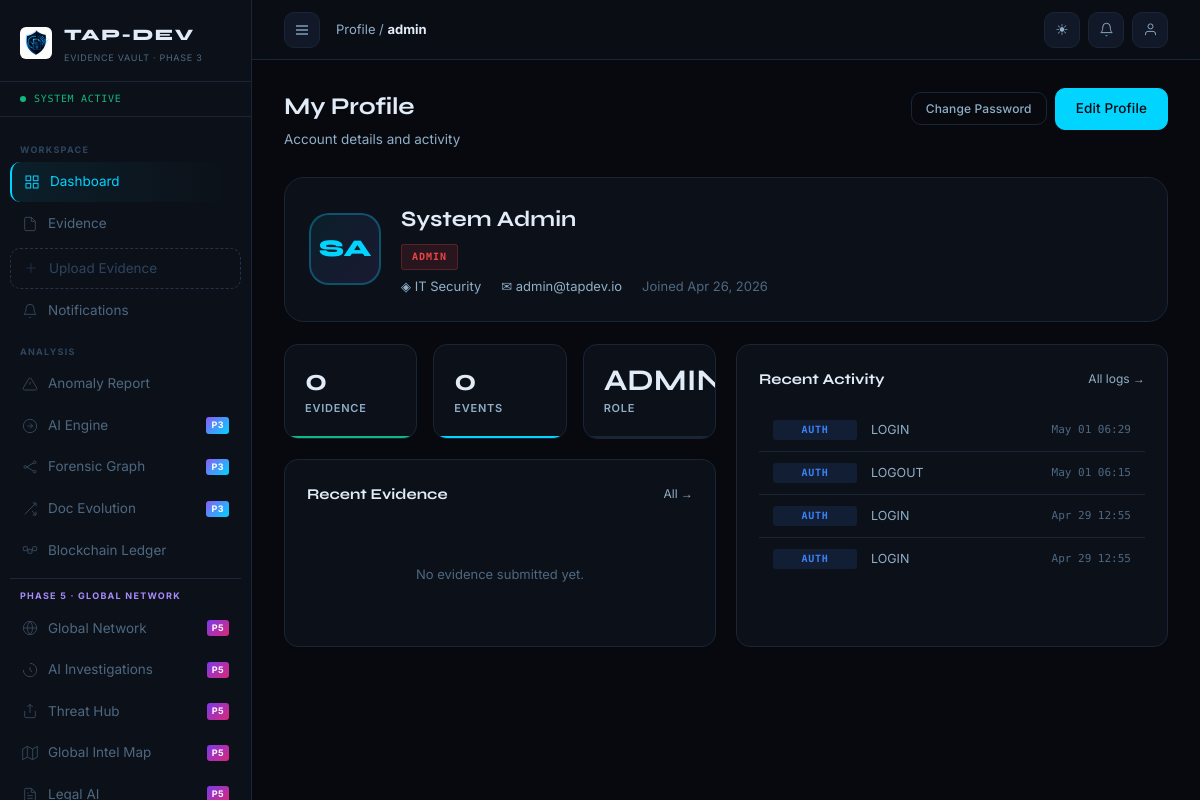
/profile/ (signed in), run on the app's committed database.
### apps/users/models.py (models this page shows, shortened)
class UserProfile(models.Model):
    ROLE_CHOICES = [
        ('SUBMITTER', 'Submitter'),
        ('ANALYST',   'Analyst'),
        ('ADMIN',     'Admin'),
    ]
    THEME_CHOICES = [('dark','Dark'),('light','Light'),('auto','Auto')]
    user            = models.OneToOneField(User, on_delete=models.CASCADE, related_name='profile')
    role            = models.CharField(max_length=20, choices=ROLE_CHOICES, default='SUBMITTER')
    department      = models.CharField(max_length=100, blank=True)
    organization    = models.CharField(max_length=150, blank=True)
    phone           = models.CharField(max_length=30, blank=True)
    bio             = models.TextField(blank=True)
    profile_image   = models.ImageField(upload_to=profile_image_path, null=True, blank=True)
    theme           = models.CharField(max_length=10, choices=THEME_CHOICES, default='dark')
    is_approved     = models.BooleanField(default=True)
    two_fa_enabled  = models.BooleanField(default=False)
    email_notifs    = models.BooleanField(default=True)
    created_at      = models.DateTimeField(auto_now_add=True)
    last_seen       = models.DateTimeField(null=True, blank=True)
    class Meta:
        db_table = 'tap_user_profiles'
    def get_avatar_initials(self):
        fn = self.user.first_name[:1] if self.user.first_name else ''
        ln = self.user.last_name[:1]  if self.user.last_name  else ''
        return (fn + ln).upper() or self.user.username[:2].upper()

class ActivityLog(models.Model):
    CATEGORY_CHOICES = [
        ('AUTH',      'Authentication'),
        ('EVIDENCE',  'Evidence'),
        ('ADMIN',     'Admin'),
        ('PROFILE',   'Profile'),
        ('REPORT',    'Report'),
        ('BLOCKCHAIN','Blockchain'),
        ('SYSTEM',    'System'),
    ]
    user       = models.ForeignKey(User, on_delete=models.SET_NULL, null=True, related_name='activity_logs')
    action     = models.CharField(max_length=100)
    category   = models.CharField(max_length=20, choices=CATEGORY_CHOICES, default='SYSTEM')
    detail     = models.TextField(blank=True)
    ip_address = models.GenericIPAddressField(null=True, blank=True)
    timestamp  = models.DateTimeField(auto_now_add=True)
    metadata   = models.JSONField(default=dict, blank=True)
    class Meta:
        db_table = 'tap_activity_logs'
        ordering = ['-timestamp']

### apps/users/profile_views.py (the view)
# urls.py: path('',     profile_views.profile_view, name='view'),
@login_required
def profile_view(request):
    from apps.evidence.models import Evidence
    from apps.events.models import Event
    from .models import ActivityLog
    evidences = Evidence.objects.filter(uploader=request.user).order_by('-created_at')[:5]
    recent_logs = ActivityLog.objects.filter(user=request.user).order_by('-timestamp')[:10]
    return render(request, 'profile/view.html', {
        'evidences': evidences,
        'recent_logs': recent_logs,
        'ev_count': Evidence.objects.filter(uploader=request.user).count(),
        'event_count': Event.objects.filter(actor=request.user).count(),
    })

### apps/notifications/context_processors.py (called while the page is built)
def notifications_ctx(request):
    if request.user.is_authenticated:
        count = request.user.notifications.filter(is_read=False).count()
        return {'unread_notifications': count}
    return {'unread_notifications': 0}

### templates/profile/view.html (shortened to what this page needs)
{% extends 'base.html' %}{% block title %}My Profile{% endblock %}{% block nav_dash %}active{% endblock %}
{% block breadcrumb %}Profile / <strong>{{ request.user.username }}</strong>{% endblock %}
{% block content %}
<div class="page-header">
  <div><h1 class="page-title">My Profile</h1><p class="page-sub">Account details and activity</p></div>
  <div class="header-actions">
    <a href="{% url 'users:change_password' %}" class="btn btn-ghost btn-sm">Change Password</a>
    <a href="{% url 'profile:edit' %}" class="btn btn-primary">Edit Profile</a>
  </div>
</div>
<div class="profile-header">
  <div class="profile-avatar-lg">
    {% if request.user.profile.profile_image %}<img src="{{ request.user.profile.profile_image.url }}" alt="">{% else %}{{ request.user.profile.get_avatar_initials }}{% endif %}
  </div>
  <div class="profile-info">
    <div class="profile-name">{{ request.user.get_full_name|default:request.user.username }}</div>
    <div class="profile-role" style="margin-top:6px"><span class="role-badge role-{{ request.user.profile.role|lower }}">{{ request.user.profile.role }}</span></div>
    <div class="profile-meta">
      {% if request.user.profile.department %}<div class="pm-item">◈ {{ request.user.profile.department }}</div>{% endif %}
      {% if request.user.email %}<div class="pm-item">✉ {{ request.user.email }}</div>{% endif %}
      <div class="pm-item text-dim">Joined {{ request.user.date_joined|date:"M d, Y" }}</div>
    </div>
  </div>
</div>
<div class="two-col">
  <div>
    <div class="stats-grid stats-grid-3" style="margin-bottom:20px">
      <div class="stat-card green-border"><div class="stat-num">{{ ev_count }}</div><div class="stat-label">Evidence</div></div>
      <div class="stat-card accent-border"><div class="stat-num">{{ event_count }}</div><div class="stat-label">Events</div></div>
      <div class="stat-card"><div class="stat-num">{{ request.user.profile.role }}</div><div class="stat-label">Role</div></div>
    </div>
    <div class="card"><div class="card-head"><h2 class="card-title">Recent Evidence</h2><a href="{% url 'evidence:list' %}" class="card-link">All →</a></div>
      {% for ev in evidences %}<a href="{% url 'evidence:detail' ev.pk %}" style="display:flex;gap:10px;padding:10px 0;border-bottom:1px solid var(--border);color:var(--text);align-items:center;"><div style="flex:1"><div class="fw-500" style="font-size:13px">{{ ev.title|truncatechars:30 }}</div><div class="text-xs text-dim">{{ ev.created_at|date:"M d, Y" }}</div></div><span class="status-badge {{ ev.get_status_class }}">{{ ev.status }}</span><span class="trust-chip {{ ev.get_trust_class }}">{{ ev.trust_score }}</span></a>
      {% empty %}<div class="empty-state"><p>No evidence submitted yet.</p></div>{% endfor %}
    </div>
  </div>
  <div class="card"><div class="card-head"><h2 class="card-title">Recent Activity</h2><a href="{% url 'audit:logs' %}" class="card-link">All logs →</a></div>
    {% for log in recent_logs %}<div class="audit-row"><span class="audit-cat cat-{{ log.category|lower }}">{{ log.category }}</span><span class="audit-action">{{ log.action }}</span><span class="audit-time">{{ log.timestamp|date:"M d H:i" }}</span></div>
    {% empty %}<div class="empty-state"><p>No activity recorded.</p></div>{% endfor %}
  </div>
</div>{% endblock %}

### data on the page
ActivityLog: category "AUTH", action "LOGIN", timestamp "May 01 06:29"
ActivityLog: category "AUTH", action "LOGOUT", timestamp "May 01 06:15"
ActivityLog: category "AUTH", action "LOGIN", timestamp "Apr 29 12:55"
ActivityLog: category "AUTH", action "LOGIN", timestamp "Apr 29 12:55"

### other printed values
{{ request.user.username }} "admin"
{{ request.user.profile.get_avatar_initials }} "SA"
{{ request.user.get_full_name|default:request.user.username }} "System Admin"
{{ request.user.profile.role }} "ADMIN"
{{ request.user.profile.department }} "IT Security"
{{ request.user.email }} "admin@tapdev.io"
{{ request.user.date_joined|date:"M d, Y" }} "Apr 26, 2026"
{{ ev_count }} "0"
{{ event_count }} "0"
